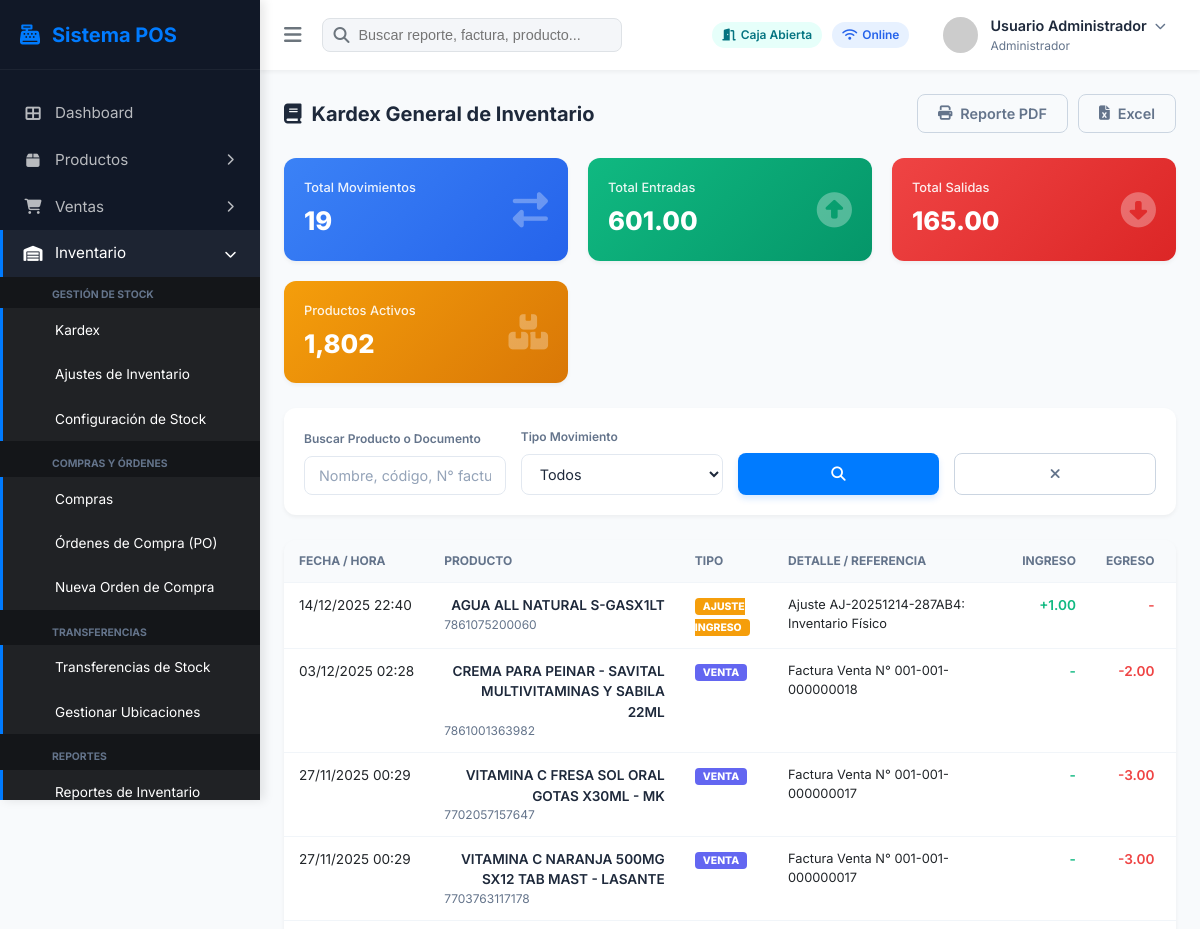
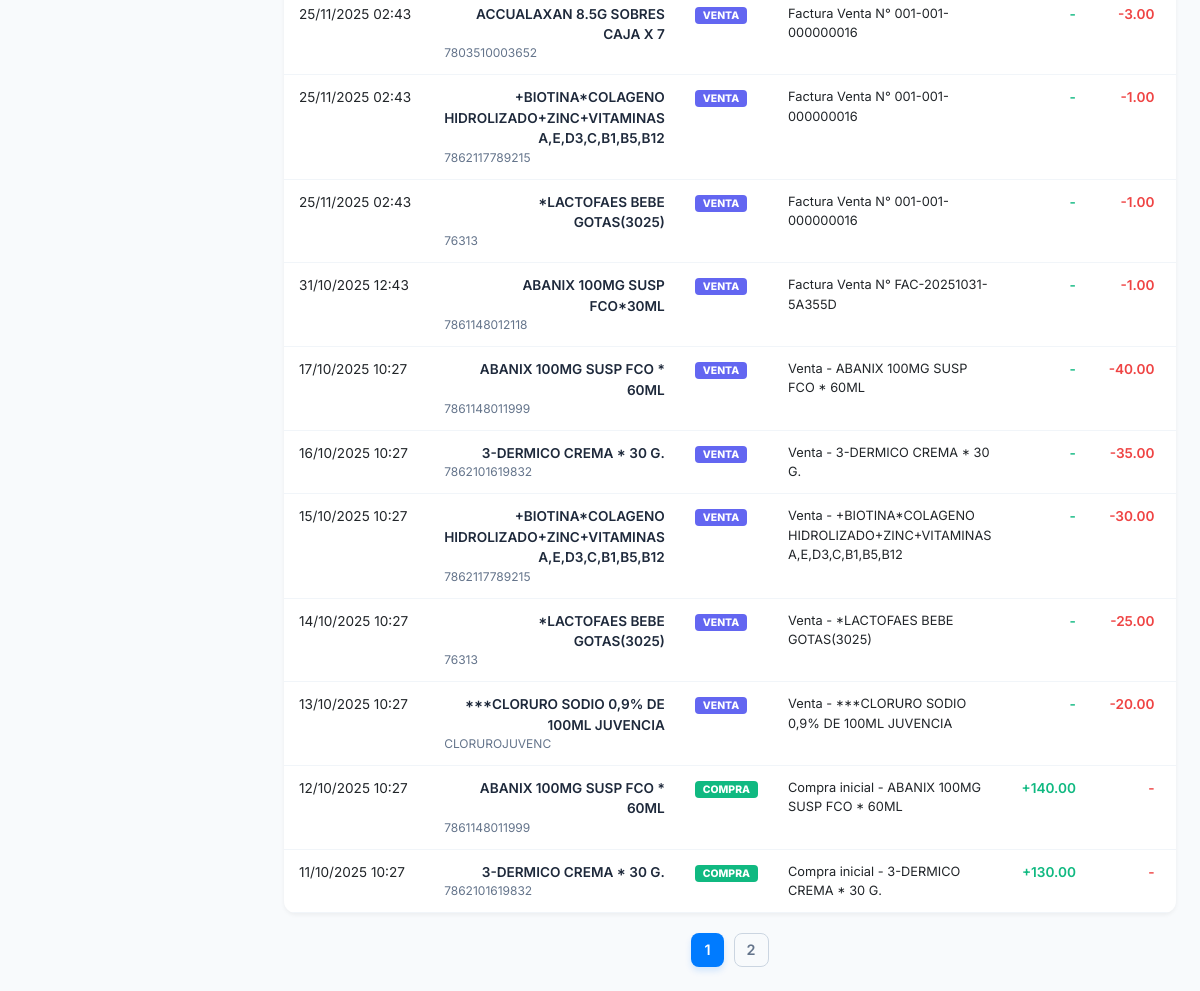
Screenshot of /modules/inventario/kardex.php with the database file from the repository (2 pictures, top to bottom).
### tables this page shows
CREATE TABLE IF NOT EXISTS `kardex_movimientos` (
  `id` bigint unsigned NOT NULL AUTO_INCREMENT,
  `idProducto` int unsigned NOT NULL,
  `fecha` datetime NOT NULL DEFAULT CURRENT_TIMESTAMP,
  `tipoMovimiento` varchar(100) NOT NULL COMMENT 'Ej: VENTA, COMPRA, AJUSTE INGRESO, AJUSTE EGRESO, DEVOLUCIÓN',
  `detalle` varchar(300) NOT NULL COMMENT 'Ej: Factura Venta N° 001-001-12345',
  `ingreso` decimal(12,2) NOT NULL DEFAULT '0.00',
  `egreso` decimal(12,2) NOT NULL DEFAULT '0.00',
  `saldo` decimal(12,2) NOT NULL COMMENT 'Saldo del producto DESPUÉS de este movimiento',
  `idUbicacion` int DEFAULT NULL COMMENT 'ID de la ubicación donde ocurrió el movimiento',
  PRIMARY KEY (`id`),
  KEY `fk_kardex_producto_idx` (`idProducto`),
  CONSTRAINT `fk_kardex_producto` FOREIGN KEY (`id`) REFERENCES `productos` (`id`) ON DELETE CASCADE
);

CREATE TABLE IF NOT EXISTS `productos` (
  `id` bigint unsigned NOT NULL AUTO_INCREMENT,
  `nombre` varchar(255) NOT NULL,
  `codigoPrincipal` varchar(50) NOT NULL,
  `codigoAuxiliar` varchar(50) DEFAULT NULL,
  `descripcion` text,
  `observaciones` text,
  `registroSanitario` varchar(50) DEFAULT NULL,
  `fechaCaducidad` date DEFAULT NULL,
  `idTipoProducto` int unsigned NOT NULL DEFAULT '1',
  `idClaseProducto` int unsigned NOT NULL DEFAULT '1',
  `idCategoria` int unsigned NOT NULL DEFAULT '1',
  `idSubcategoria` int unsigned NOT NULL DEFAULT '1',
  `idSubnivel` int unsigned DEFAULT NULL,
  `idMarca` int unsigned NOT NULL DEFAULT '1',
  `idLaboratorio` int unsigned DEFAULT '1',
  `stock` decimal(12,2) NOT NULL DEFAULT '0.00',
  `stockMinimo` decimal(12,2) DEFAULT '0.00',
  `stockMaximo` decimal(12,2) DEFAULT '0.00',
  `costoUnidad` decimal(12,4) NOT NULL DEFAULT '0.0000',
  `costoCaja` decimal(12,4) NOT NULL DEFAULT '0.0000',
  `pvpUnidad` decimal(12,4) NOT NULL DEFAULT '0.0000',
  `esDivisible` tinyint(1) NOT NULL DEFAULT '0',
  `esPsicotropico` tinyint(1) NOT NULL DEFAULT '0',
  `requiereCadenaFrio` tinyint(1) NOT NULL DEFAULT '0',
  `requiereSeguimiento` tinyint(1) NOT NULL DEFAULT '0',
  `calculoABCManual` tinyint(1) NOT NULL DEFAULT '0',
  `clasificacionABC` char(1) DEFAULT NULL,
  `activo` tinyint(1) NOT NULL DEFAULT '1',
  `creadoPor` int unsigned NOT NULL,
  `creadoDate` datetime NOT NULL,
  `editadoPor` int unsigned DEFAULT NULL,
  `editadoDate` datetime DEFAULT NULL,
  `anulado` tinyint(1) NOT NULL DEFAULT '0',
  `anuladoPor` int unsigned DEFAULT NULL,
  `anuladoDate` datetime DEFAULT NULL,
  `precioVenta` decimal(12,4) NOT NULL DEFAULT '0.0000',
  PRIMARY KEY (`id`),
  UNIQUE KEY `uq_productos_codigoPrincipal` (`codigoPrincipal`),
  KEY `fk_prod_tipo` (`idTipoProducto`),
  KEY `fk_prod_clase` (`idClaseProducto`),
  KEY `fk_prod_categoria` (`idCategoria`),
  KEY `fk_prod_subcategoria` (`idSubcategoria`),
  KEY `fk_prod_subnivel` (`idSubnivel`),
  KEY `fk_prod_marca` (`idMarca`),
  KEY `fk_prod_laboratorio` (`idLaboratorio`),
  KEY `idx_fecha_caducidad` (`fechaCaducidad`),
  CONSTRAINT `fk_prod_categoria` FOREIGN KEY (`idCategoria`) REFERENCES `categorias` (`id`),
  CONSTRAINT `fk_prod_clase` FOREIGN KEY (`idClaseProducto`) REFERENCES `clases_producto` (`id`),
  CONSTRAINT `fk_prod_laboratorio` FOREIGN KEY (`idLaboratorio`) REFERENCES `laboratorios` (`id`),
  CONSTRAINT `fk_prod_marca` FOREIGN KEY (`idMarca`) REFERENCES `marcas` (`id`),
  CONSTRAINT `fk_prod_subcategoria` FOREIGN KEY (`idSubcategoria`) REFERENCES `subcategorias` (`id`),
  CONSTRAINT `fk_prod_subnivel` FOREIGN KEY (`idSubnivel`) REFERENCES `subniveles_producto` (`id`),
  CONSTRAINT `fk_prod_tipo` FOREIGN KEY (`idTipoProducto`) REFERENCES `tipos_producto` (`id`)
);

### modules/inventario/kardex.php (the view, shortened to what this page needs)
<?php
require_once '../../includes/db.php';
$limit = 15;
$page = isset($_GET['page']) ? (int) $_GET['page'] : 1;
$offset = ($page - 1) * $limit;
$tipo = isset($_GET['tipo']) ? $_GET['tipo'] : '';
$search = isset($_GET['search']) ? $_GET['search'] : '';
$where = " WHERE 1=1 ";
try {
    $stats_query = "SELECT
                        COUNT(*) as total,
                        SUM(ingreso) as total_entradas,
                        SUM(egreso) as total_salidas
                    FROM kardex_movimientos";
    $stats = $pdo->query($stats_query)->fetch();
    $productos_activos_query = "SELECT COUNT(*) FROM productos WHERE anulado = 0";
    $productos_activos = $pdo->query($productos_activos_query)->fetchColumn();
    $query = "SELECT km.*, p.nombre as producto_nombre, p.codigoPrincipal as barcode
              FROM kardex_movimientos km
              JOIN productos p ON km.idProducto = p.id
              $where
              ORDER BY km.fecha DESC, km.id DESC
              LIMIT :limit OFFSET :offset";
    $stmt = $pdo->prepare($query);
    $stmt->bindValue(':limit', $limit, PDO::PARAM_INT);
    $stmt->bindValue(':offset', $offset, PDO::PARAM_INT);
    $stmt->execute();
    $movimientos = $stmt->fetchAll(PDO::FETCH_ASSOC);
    $total_stmt = $pdo->prepare("SELECT COUNT(*) FROM kardex_movimientos km JOIN productos p ON km.idProducto = p.id $where");
    $total_stmt->execute();
    $total_records = $total_stmt->fetchColumn();
} catch (PDOException $e) {
    $movimientos = [];
    $stats = ['total' => 0, 'total_entradas' => 0, 'total_salidas' => 0];
    $total_records = 0;
    $productos_activos = 0;
    $error = $e->getMessage();
}
?>
<!DOCTYPE html>
<html lang="es">
<head>
    <link rel="stylesheet" href="https://cdnjs.cloudflare.com/ajax/libs/font-awesome/6.4.0/css/all.min.css">
    <link rel="stylesheet" href="../../assets/css/style.css">
</head>
<body>
    <div class="app-container">
        <?php
        $root = '../../';
        include $root . 'includes/sidebar.php';
        ?>
        <main class="main-content">
            <?php include $root . 'includes/navbar.php'; ?>
            <div class="content-wrapper">
                <div class="kardex-header">
                    <div class="kardex-title">
                        <h1><i class="fas fa-book"></i> Kardex General de Inventario</h1>
                    </div>
                    <div style="display: flex; gap: 10px;">
                        <button class="btn btn-outline">
                            <i class="fas fa-print"></i> Reporte PDF
                        </button>
                        <button class="btn btn-outline">
                            <i class="fas fa-file-excel"></i> Excel
                        </button>
                    </div>
                </div>
                <div class="summary-cards-kardex">
                    <div class="k-card k-blue">
                        <div class="info">
                            <h3>Total Movimientos</h3>
                            <div class="value"><?php echo number_format($stats['total'] ?? 0); ?></div>
                        </div>
                        <i class="fas fa-exchange-alt icon"></i>
                    </div>
                    <div class="k-card k-green">
                        <div class="info">
                            <h3>Total Entradas</h3>
                            <div class="value"><?php echo number_format($stats['total_entradas'] ?? 0, 2); ?></div>
                        </div>
                        <i class="fas fa-arrow-alt-circle-up icon"></i>
                    </div>
                    <div class="k-card k-red">
                        <div class="info">
                            <h3>Total Salidas</h3>
                            <div class="value"><?php echo number_format($stats['total_salidas'] ?? 0, 2); ?></div>
                        </div>
                        <i class="fas fa-arrow-alt-circle-down icon"></i>
                    </div>
                    <div class="k-card k-orange">
                        <div class="info">
                            <h3>Productos Activos</h3>
                            <div class="value"><?php echo number_format($productos_activos ?? 0); ?></div>
                        </div>
                        <i class="fas fa-boxes icon"></i>
                    </div>
                </div>
                <div class="filters-panel-kardex">
                    <form method="GET" style="display: contents;">
                        <div style="flex: 2;">
                            <label>Buscar Producto o Documento</label>
                            <input type="text" name="search" class="form-control"
                                placeholder="Nombre, código, N° factura..."
                                value="<?php echo htmlspecialchars($search); ?>">
                        </div>
                        <div>
                            <label>Tipo Movimiento</label>
                            <select name="tipo" class="form-control">
                                <option value="">Todos</option>
                            </select>
                        </div>
                        <button type="submit" class="btn btn-primary" style="height: 42px;">
                            <i class="fas fa-search"></i>
                        </button>
                        <a href="kardex.php" class="btn btn-outline"
                            style="height: 42px; display: flex; align-items: center; justify-content: center; text-decoration: none;">
                            <i class="fas fa-times"></i>
                        </a>
                    </form>
                </div>
                <div class="table-responsive">
                    <table>
                        <thead>
                            <tr>
                                <th>Fecha / Hora</th>
                                <th>Producto</th>
                                <th>Tipo</th>
                                <th>Detalle / Referencia</th>
                                <th style="text-align: right;">Ingreso</th>
                                <th style="text-align: right;">Egreso</th>
                                <th style="text-align: right;">Saldo</th>
                            </tr>
                        </thead>
                        <tbody>
                            <?php if (empty($movimientos)): ?>
                                <tr>
                                    <td colspan="7" style="text-align: center; padding: 40px; color: #64748b;">
                                        No se encontraron movimientos en el kardex.
                                    </td>
                                </tr>
                            <?php else: ?>
                                <?php foreach ($movimientos as $m):
                                    $bg_class = 'bg-default';
                                    if (strpos($m['tipoMovimiento'], 'VENTA') !== false)
                                        $bg_class = 'bg-venta';
                                    elseif (strpos($m['tipoMovimiento'], 'COMPRA') !== false)
                                        $bg_class = 'bg-compra';
                                    elseif (strpos($m['tipoMovimiento'], 'AJUSTE') !== false)
                                        $bg_class = 'bg-ajuste';
                                    ?>
                                    <tr class="clickable-row" onclick="verDetalle(<?php echo $m['idProducto']; ?>)">
                                        <td data-label="Fecha / Hora" style="white-space: nowrap;">
                                            <?php echo date('d/m/Y H:i', strtotime($m['fecha'])); ?>
                                        </td>
                                        <td data-label="Producto">
                                            <div style="font-weight: 600; color: #1e293b; text-align: right;">
                                                <?php echo htmlspecialchars($m['producto_nombre']); ?>
                                            </div>
                                            <div style="font-size: 0.75rem; color: #64748b;">
                                                <?php echo htmlspecialchars($m['barcode']); ?>
                                            </div>
                                        </td>
                                        <td data-label="Tipo"><span
                                                class="type-pill <?php echo $bg_class; ?>"><?php echo $m['tipoMovimiento']; ?></span>
                                        </td>
                                        <td data-label="Detalle / Referencia" style="max-width: 250px; font-size: 0.8rem;">
                                            <?php echo htmlspecialchars($m['detalle']); ?>
                                        </td>
                                        <td data-label="Ingreso" style="text-align: right; color: #10b981; font-weight: 600;">
                                            <?php echo $m['ingreso'] > 0 ? '+' . number_format($m['ingreso'], 2) : '-'; ?>
                                        </td>
                                        <td data-label="Egreso" style="text-align: right; color: #ef4444; font-weight: 600;">
                                            <?php echo $m['egreso'] > 0 ? '-' . number_format($m['egreso'], 2) : '-'; ?>
                                        </td>
                                        <td data-label="Saldo" style="text-align: right; font-weight: 700; color: #1e293b;">
                                        </td>
                                    </tr>
                                <?php endforeach; ?>
                            <?php endif; ?>
                        </tbody>
                    </table>
                </div>
                <?php if ($total_records > $limit): ?>
                    <div style="margin-top: 20px; display: flex; justify-content: center; gap: 10px;">
                        <?php for ($i = 1; $i <= ceil($total_records / $limit); $i++): ?>
                            <a href="?page=<?php echo $i; ?>&tipo=<?php echo $tipo; ?>&search=<?php echo urlencode($search); ?>"
                                class="btn <?php echo $page == $i ? 'btn-primary' : 'btn-outline'; ?>"
                                style="padding: 5px 12px; height: auto;">
                                <?php echo $i; ?>
                            </a>
                        <?php endfor; ?>
                    </div>
                <?php endif; ?>
            </div>
        </main>
    </div>
</body>
</html>

### rows the page displays
kardex_movimientos: fecha "14/12/2025 22:40", idProducto.nombre "AGUA ALL NATURAL S-GASX1LT", idProducto.codigoPrincipal "7861075200060", tipoMovimiento "AJUSTE INGRESO", detalle "Ajuste AJ-20251214-287AB4: Inventario Físico", ingreso "1.00"
kardex_movimientos: fecha "03/12/2025 02:28", idProducto.nombre "CREMA PARA PEINAR - SAVITAL MULTIVITAMINAS Y SABILA 22ML", idProducto.codigoPrincipal "7861001363982", tipoMovimiento "VENTA", detalle "Factura Venta N° 001-001-000000018", egreso "2.00"
kardex_movimientos: fecha "27/11/2025 00:29", idProducto.nombre "VITAMINA C FRESA SOL ORAL GOTAS X30ML - MK", idProducto.codigoPrincipal "7702057157647", tipoMovimiento "VENTA", detalle "Factura Venta N° 001-001-000000017", egreso "3.00"
kardex_movimientos: fecha "27/11/2025 00:29", idProducto.nombre "VITAMINA C NARANJA 500MG SX12 TAB MAST - LASANTE", idProducto.codigoPrincipal "7703763117178", tipoMovimiento "VENTA", detalle "Factura Venta N° 001-001-000000017", egreso "3.00"
kardex_movimientos: fecha "25/11/2025 02:43", idProducto.nombre "ACCUALAXAN 8.5G SOBRES CAJA X 7", idProducto.codigoPrincipal "7803510003652", tipoMovimiento "VENTA", detalle "Factura Venta N° 001-001-000000016", egreso "3.00"
kardex_movimientos: fecha "25/11/2025 02:43", idProducto.nombre "+BIOTINA*COLAGENO HIDROLIZADO+ZINC+VITAMINAS A,E,D3,C,B1,B5,B12", idProducto.codigoPrincipal "7862117789215", tipoMovimiento "VENTA", detalle "Factura Venta N° 001-001-000000016", egreso "1.00"
kardex_movimientos: fecha "25/11/2025 02:43", idProducto.nombre "*LACTOFAES BEBE GOTAS(3025)", idProducto.codigoPrincipal "76313", tipoMovimiento "VENTA", detalle "Factura Venta N° 001-001-000000016", egreso "1.00"
kardex_movimientos: fecha "31/10/2025 12:43", id.nombre "ABANIX 100MG SUSP FCO*30ML", id.codigoPrincipal "7861148012118", tipoMovimiento "VENTA", detalle "Factura Venta N° FAC-20251031-5A355D", egreso "1.00"
kardex_movimientos: fecha "17/10/2025 10:27", idProducto.nombre "ABANIX 100MG SUSP FCO * 60ML", idProducto.codigoPrincipal "7861148011999", tipoMovimiento "VENTA", detalle "Venta - ABANIX 100MG SUSP FCO * 60ML", egreso "40.00"
kardex_movimientos: fecha "16/10/2025 10:27", idProducto.nombre "3-DERMICO CREMA * 30 G.", idProducto.codigoPrincipal "7862101619832", tipoMovimiento "VENTA", detalle "Venta - 3-DERMICO CREMA * 30 G.", egreso "35.00"
kardex_movimientos: fecha "15/10/2025 10:27", idProducto.nombre "+BIOTINA*COLAGENO HIDROLIZADO+ZINC+VITAMINAS A,E,D3,C,B1,B5,B12", idProducto.codigoPrincipal "7862117789215", tipoMovimiento "VENTA", detalle "Venta - +BIOTINA*COLAGENO HIDROLIZADO+ZINC+VITAMINAS A,E,D3,C,B1,B5,B12", egreso "30.00"
kardex_movimientos: fecha "14/10/2025 10:27", idProducto.nombre "*LACTOFAES BEBE GOTAS(3025)", idProducto.codigoPrincipal "76313", tipoMovimiento "VENTA", detalle "Venta - *LACTOFAES BEBE GOTAS(3025)", egreso "25.00"
kardex_movimientos: fecha "13/10/2025 10:27", idProducto.nombre "***CLORURO SODIO 0,9% DE 100ML JUVENCIA", idProducto.codigoPrincipal "CLORUROJUVENC", tipoMovimiento "VENTA", detalle "Venta - ***CLORURO SODIO 0,9% DE 100ML JUVENCIA", egreso "20.00"
kardex_movimientos: fecha "12/10/2025 10:27", idProducto.nombre "ABANIX 100MG SUSP FCO * 60ML", idProducto.codigoPrincipal "7861148011999", tipoMovimiento "COMPRA", detalle "Compra inicial - ABANIX 100MG SUSP FCO * 60ML", ingreso "140.00"
kardex_movimientos: fecha "11/10/2025 10:27", idProducto.nombre "3-DERMICO CREMA * 30 G.", idProducto.codigoPrincipal "7862101619832", tipoMovimiento "COMPRA", detalle "Compra inicial - 3-DERMICO CREMA * 30 G.", ingreso "130.00"

### other values shown
$_SESSION['user_name'] "Usuario Administrador"
$_SESSION['role'] "Administrador"
$stats['total'] "19"
$stats['total_entradas'] "601.00"
$stats['total_salidas'] "165.00"
$productos_activos "1,802"
